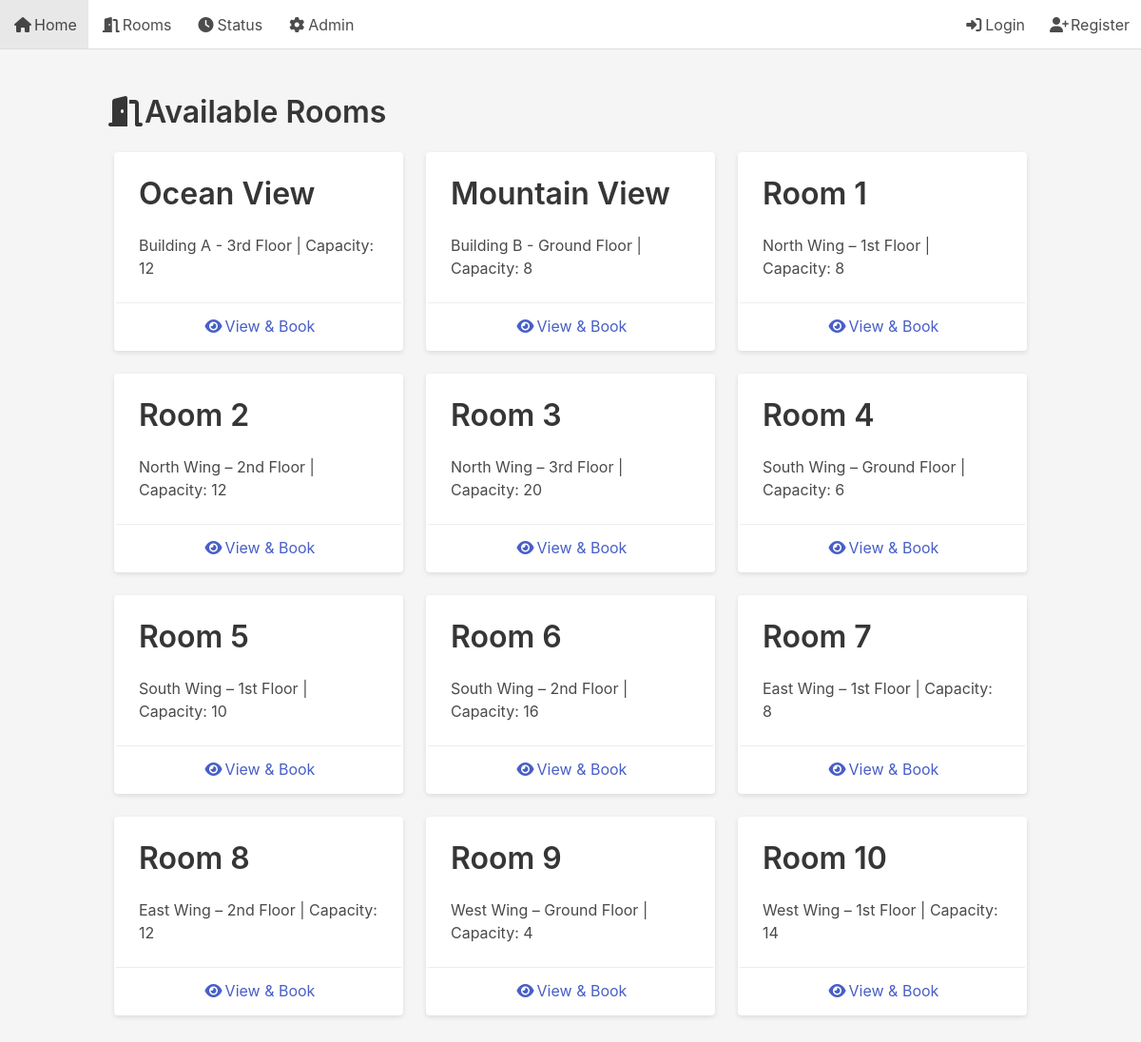
The app's page /rooms/, older data.
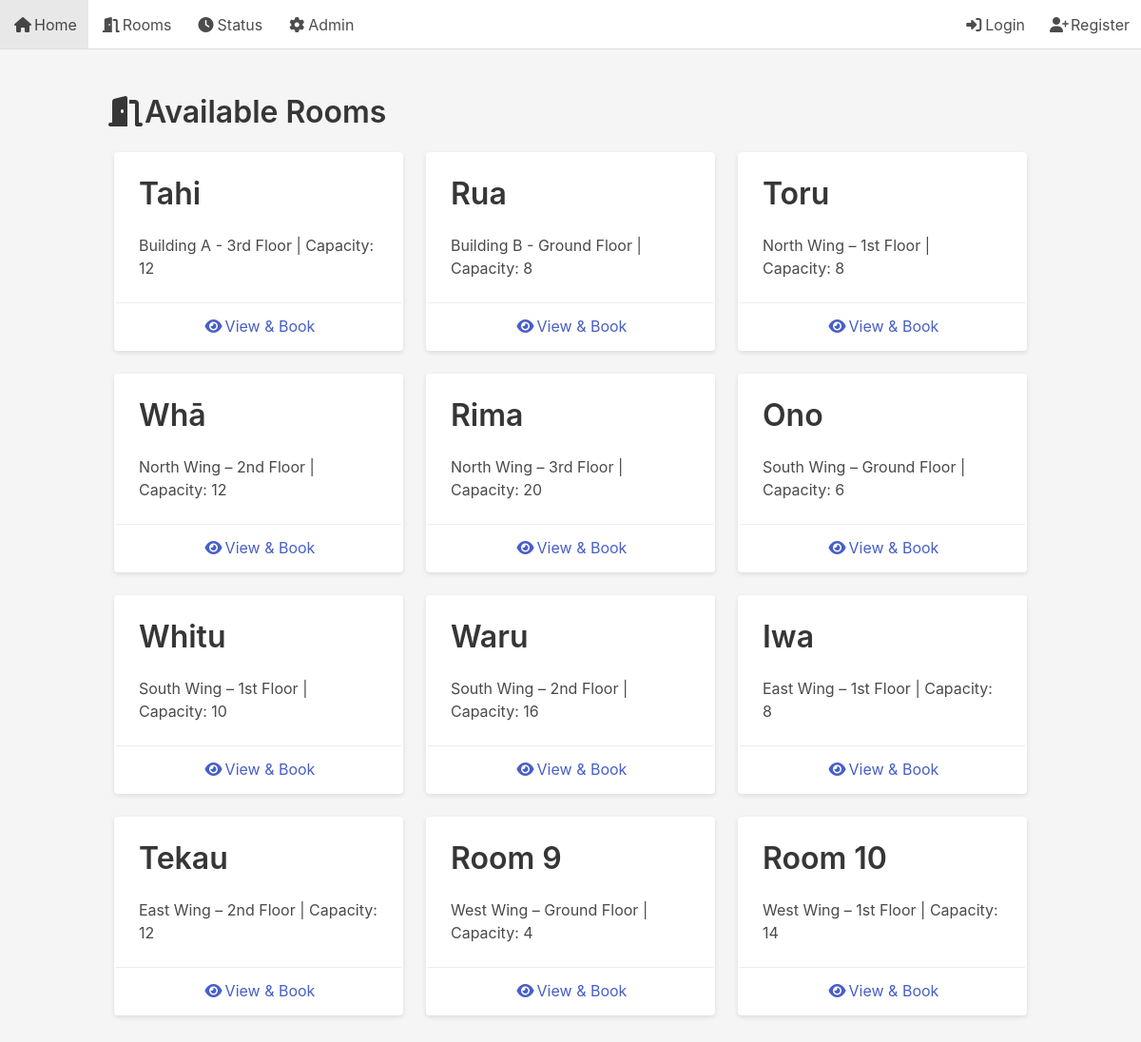
The same page, newer data.
### reservations/models.py (models this page shows, shortened)
class Room(models.Model):
    name        = models.CharField(max_length=100)
    location    = models.CharField(max_length=100)
    capacity    = models.PositiveIntegerField()
    description = models.TextField(blank=True)

### reservations/views.py (the view)
# urls.py: path('rooms/',           views.room_list,         name='room_list'),
def room_list(request):
    rooms = Room.objects.all()
    return render(request, 'reservations/room_list.html', {'rooms': rooms})

### templates/reservations/room_list.html (shortened to what this page needs)
{% extends 'base.html' %}
{% block content %}
  <h1 class="title"><span class="icon"><i class="fas fa-door-open"></i></span> Available Rooms</h1>
  <div class="columns is-multiline">
    {% for room in rooms %}
      <div class="column is-4">
        <div class="card">
          <div class="card-content">
            <p class="title">{{ room.name }}</p>
            <p>{{ room.location }} | Capacity: {{ room.capacity }}</p>
          </div>
          <footer class="card-footer">
            <a href="{% url 'room_detail' room.pk %}" class="card-footer-item">
              <span class="icon"><i class="fas fa-eye"></i></span>
              <span>View & Book</span>
            </a>
          </footer>
        </div>
      </div>
    {% endfor %}
  </div>
{% endblock %}

### templates/base.html (shortened to what this page needs)
<!DOCTYPE html>
<html lang="en">
<head>
  <link
    rel="stylesheet"
    href="https://cdn.jsdelivr.net/npm/bulma@0.9.4/css/bulma.min.css"
  />
  {% load static %}
  <link rel="stylesheet" href="{% static 'css/custom.css' %}">
</head>
<body>
  <nav class="navbar is-light" role="navigation" aria-label="main navigation">
    <div class="navbar-start">
      <a class="navbar-item" href="{% url 'home' %}">
        <span class="icon"><i class="fas fa-home"></i></span>
        <span>Home</span>
      </a>
      <a class="navbar-item" href="{% url 'room_list' %}">
        <span class="icon"><i class="fas fa-door-open"></i></span>
        <span>Rooms</span>
      </a>
      <a class="navbar-item" href="{% url 'room_status' %}">
        <span class="icon"><i class="fas fa-clock"></i></span>
        <span>Status</span>
      </a>
      <a
        class="navbar-item"
        href="{% url 'admin:index' %}"
        target="_blank"
        rel="noopener"
      >
        <span class="icon"><i class="fas fa-cog"></i></span>
        <span>Admin</span>
      </a>
    </div>
    <div class="navbar-end">
      {% if user.is_authenticated %}
        <a class="navbar-item" href="{% url 'my_reservations' %}">
          <span class="icon"><i class="fas fa-calendar-check"></i></span>
          <span>My Reservations</span>
        </a>
        <form method="post" action="{% url 'logout' %}" style="display:inline;">
          {% csrf_token %}
          <button class="navbar-item button is-white" type="submit">
            <span class="icon"><i class="fas fa-sign-out-alt"></i></span>
            <span>Logout</span>
          </button>
        </form>
      {% else %}
        <a class="navbar-item" href="{% url 'login' %}">
          <span class="icon"><i class="fas fa-sign-in-alt"></i></span>
          <span>Login</span>
        </a>
        <a class="navbar-item" href="{% url 'register' %}">
          <span class="icon"><i class="fas fa-user-plus"></i></span>
          <span>Register</span>
        </a>
      {% endif %}
    </div>
  </nav>
  <section class="section">
    <div class="container">
      {% block content %}{% endblock %}
    </div>
  </section>
</body>
</html>

### staticfiles/css/custom.css (style rules this page uses)
body { background-color: #f5f5f5; }
.navbar.is-light { background: #fff; border-bottom: 1px solid #ddd; }
.card { box-shadow: 0 2px 5px rgba(0,0,0,0.1); border: 2px solid transparent; }

Row changes from the older to the newer data that the page shows:
changed Room "Building A - 3rd Floor": name "Ocean View" → "Tahi"
changed Room "Building B - Ground Floor": name "Mountain View" → "Rua"
changed Room "North Wing – 1st Floor": name "Room 1" → "Toru"
changed Room "North Wing – 2nd Floor": name "Room 2" → "Whā"
changed Room "North Wing – 3rd Floor": name "Room 3" → "Rima"
changed Room "South Wing – Ground Floor": name "Room 4" → "Ono"
changed Room "South Wing – 1st Floor": name "Room 5" → "Whitu"
changed Room "South Wing – 2nd Floor": name "Room 6" → "Waru"
changed Room "East Wing – 1st Floor": name "Room 7" → "Iwa"
changed Room "East Wing – 2nd Floor": name "Room 8" → "Tekau"
